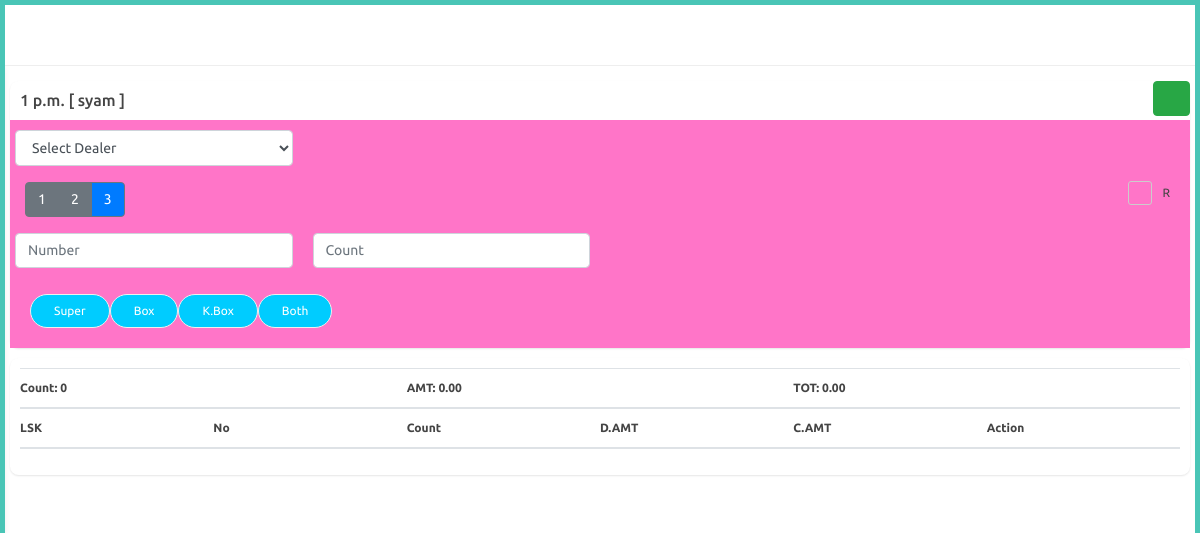
The page /agent/play-game/1 (signed in) on the database as committed earlier.
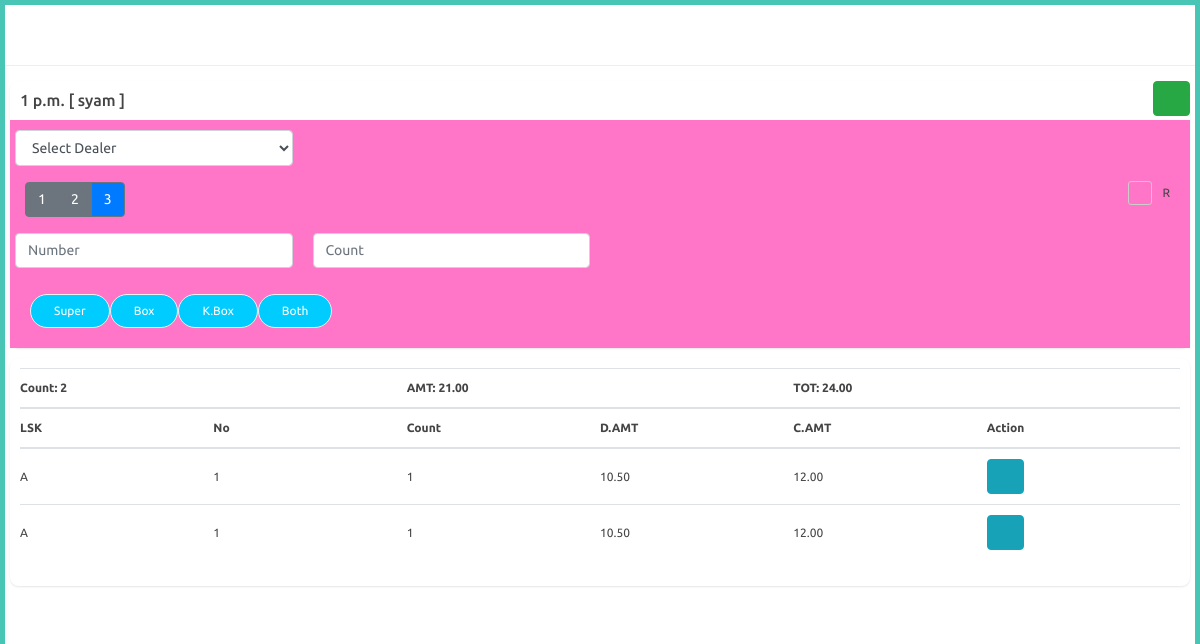
The same page on the database as committed later.
### agent/models.py (models this page shows, shortened)
class AgentGameTest(models.Model):
    agent = models.ForeignKey(Agent,on_delete=models.CASCADE,null=True)
    time = models.ForeignKey(PlayTime,on_delete=models.CASCADE,null=True)
    date = models.DateField(auto_now_add=True)
    LSK = models.CharField(max_length=100)
    number = models.CharField(max_length=100)
    count = models.IntegerField()
    d_amount = models.FloatField()
    c_amount = models.FloatField()

### agent/views.py (the view)
# urls.py: path('play-game/<int:id>',views.play_game,name="play_game"),
@login_required
@agent_required
def play_game(request,id):
    agent_package = []
    time = PlayTime.objects.get(id=id)
    print(time.end_time)
    agent_obj = Agent.objects.get(user=request.user)
    ist = pytz_timezone('Asia/Kolkata')
    current_date = timezone.now().astimezone(ist).date()
    current_time = timezone.now().astimezone(ist).time()
    print(current_date)
    if current_time > time.end_time:
        return redirect('agent:index')
    if AgentPackage.objects.filter(agent=agent_obj).exists():
        agent_package = AgentPackage.objects.get(agent=agent_obj)
        print(agent_package.single_rate)
    else:
        messages.info(request,"There is no package for this user!")
    dealers = Dealer.objects.filter(agent=agent_obj).all()
    try:
        rows = AgentGameTest.objects.filter(agent=agent_obj, time=id, date=current_date).order_by('-id')
        total_c_amount = sum(row.c_amount for row in rows)
        total_d_amount = sum(row.d_amount for row in rows)
        total_count = sum(row.count for row in rows)
    except:
        pass
    blocked_message = request.session.pop('blocked_message', None)
    context = {
        'time' : time,
        'dealers' : dealers,
        'agent_package' : agent_package,
        'rows' : rows,
        'total_c_amount': total_c_amount,
        'total_d_amount': total_d_amount,
        'total_count': total_count,
    }
    return render(request,'agent/play_game.html',context)

### templates/agent/play_game.html (shortened to what the changed rows need)
{% extends 'agent/partials/base.html' %}
{% load static %}
{% block content %}
<div id="main-content">
    <div class="container-fluid mt-3">
        <div class="row clearfix">
            <div class="col-lg-12 col-md-12 col-sm-12">
                <div class="card" style="margin-bottom: 10px !important;">
                    <div class="header" style="padding: 10px !important;">
                        <h2>{{time.game_time}} [ {{request.user}} ]</h2>
                    </div>
                </div>
            </div>
        </div>
    </div>
    <div class="container-fluid">
        <div class="row clearfix">
            <div class="col-lg-12">
                <div class="card">
                    <div class="body" style="padding: 10px !important;">
                        <div class="table-container" style="max-height: 500px; overflow-y: auto;">
                            <table id="mainTable" class="table table-hover" style="table-layout: fixed; width: 100%;">
                                <thead>
                                    <tr>
                                        <th colspan="2">Count: <span id="totalCount">{{total_count}}</span></th>
                                        <th colspan="2">AMT: <span id="totalDAmount">{{total_d_amount|floatformat:2}}</span></th>
                                        <th colspan="2">TOT: <span id="totalCAmount">{{total_c_amount|floatformat:2}}</span></th>
                                    </tr>
                                    <tr>
                                        <th>LSK</th>
                                        <th>No</th>
                                        <th>Count</th>
                                        <th>D.AMT</th>
                                        <th>C.AMT</th>
                                        <th>Action</th>
                                    </tr>
                                </thead>
                                <tbody>
                                    {% for row in rows %}
                                    <tr data-row-id="{{ row.id }}">
                                        <td>{{row.LSK}}</td>
                                        <td>{{row.number}}</td>
                                        <td>{{row.count}}</td>
                                        <td>{{row.d_amount|floatformat:2}}</td>
                                        <td>{{row.c_amount|floatformat:2}}</td>
                                        <td><button type="button" onclick="editRow(this)" class="btn btn-info" title="Edit"><i class="fa fa-edit"></i></button></td>
                                    </tr>
                                    {% endfor %}
                                </tbody>
                            </table>
                        </div>
                    </div>
                </div>
            </div>
        </div>
    </div>
</div>
{% endblock %}

Rows that differ between the two databases and show on the page:
added AgentGameTest: LSK "A", number "1", count "1", d_amount "10.50", c_amount "12.00"
added AgentGameTest: LSK "A", number "1", count "1", d_amount "10.50", c_amount "12.00"
Other text that changed with them:
{{ total_count }}: "0" → "2"
{{ total_d_amount|floatformat:2 }}: "0.00" → "21.00"
{{ total_c_amount|floatformat:2 }}: "0.00" → "24.00"
